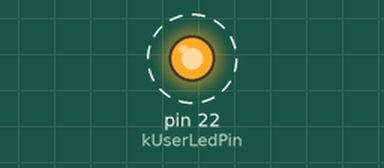
This sketch was run on a simulated Arduino Mega 2560, built with avr-gcc and run on an emulated ATmega2560. On the bench: output pins drawn as LEDs (lit = HIGH). Dashed ring = blinking. What the sketch prints to the serial monitor is not drawn.

Above: at 0.2 s.
Timing chart, 0 to 3.0 s (numbered marks = the images above):
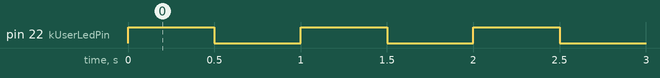

Measured:
- by itself, pin 22 (kUserLedPin): alternates HIGH for 0.50 s and LOW for 0.50 s

The sketch:

serial_debug.ino
```cpp
// Source: PULSAR RP2350 technical wiki, 1-Blinking-LED.md

static const int kUserLedPin = 22;  // D13/BUILTIN1 in the V1.3 schematic
void setup() {
  Serial.begin(115200);
  pinMode(kUserLedPin, OUTPUT);
  Serial.println("Blink test started");
}

void loop() {
  digitalWrite(kUserLedPin, HIGH);
  Serial.println("LED ON");
  delay(500);

  digitalWrite(kUserLedPin, LOW);
  Serial.println("LED OFF");
  delay(500);
}
```
